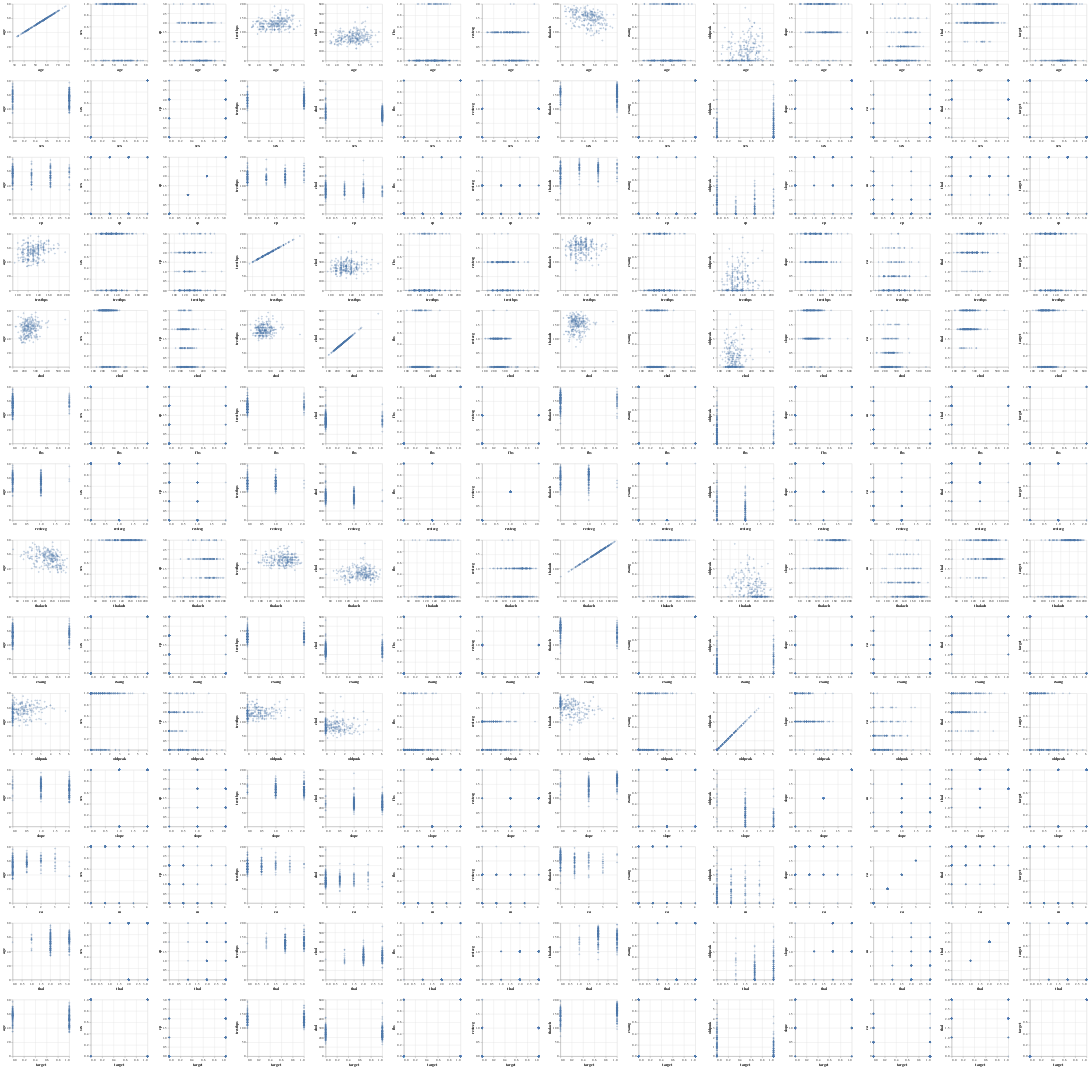

Notebook code cell kept with this figure:
### Markdown cell above
To see if there are any features that are particularly correlated with each other or if the target is correlated to any one particular feature, spearman's correlation values were calculated for all features and the target value. For these values, no two features seem highly correlated with each other, but many slight correlations exist as seen in the more darker coloured/bluer cells. To examine this further visually, we will plot all of the features with each other to view these relationships.

### Code cell
# Plotting the correlations
cols = train_df.columns.tolist()

corr_viz = alt.Chart(train_df).mark_point(opacity=0.4, size=10).encode(
    x=alt.X(alt.repeat("row"), type='quantitative', scale=alt.Scale(zero=False)),
    y=alt.Y(alt.repeat("column"), type='quantitative')
).properties(
    height=170,
    width=170
).repeat(
    column=cols,
    row=cols
)
corr_viz

### Figure 1 — Vega-Lite specification as saved in the notebook (floating-point values rounded to 4 significant figures; data arrays with more than 128 entries replaced by an {"elided": "..."} marker saying what was removed)
{"config": {"view": {"continuousWidth": 400, "continuousHeight": 300}}, "repeat": {"column": ["age", "sex", "cp", "trestbps", "chol", "fbs", "restecg", "thalach", "exang", "oldpeak", "slope", "ca", "thal", "target"], "row": ["age", "sex", "cp", "trestbps", "chol", "fbs", "restecg", "thalach", "exang", "oldpeak", "slope", "ca", "thal", "target"]}, "spec": {"data": {"name": "data-50e7b012d54147edb12b97d47dd5f8bf"}, "mark": {"type": "point", "opacity": 0.4, "size": 10}, "encoding": {"x": {"field": {"repeat": "row"}, "scale": {"zero": false}, "type": "quantitative"}, "y": {"field": {"repeat": "column"}, "type": "quantitative"}}, "height": 170, "width": 170}, "$schema": "https://vega.github.io/schema/vega-lite/v4.17.0.json", "datasets": {"data-50e7b012d54147edb12b97d47dd5f8bf": {"elided": "242 records"}}}
